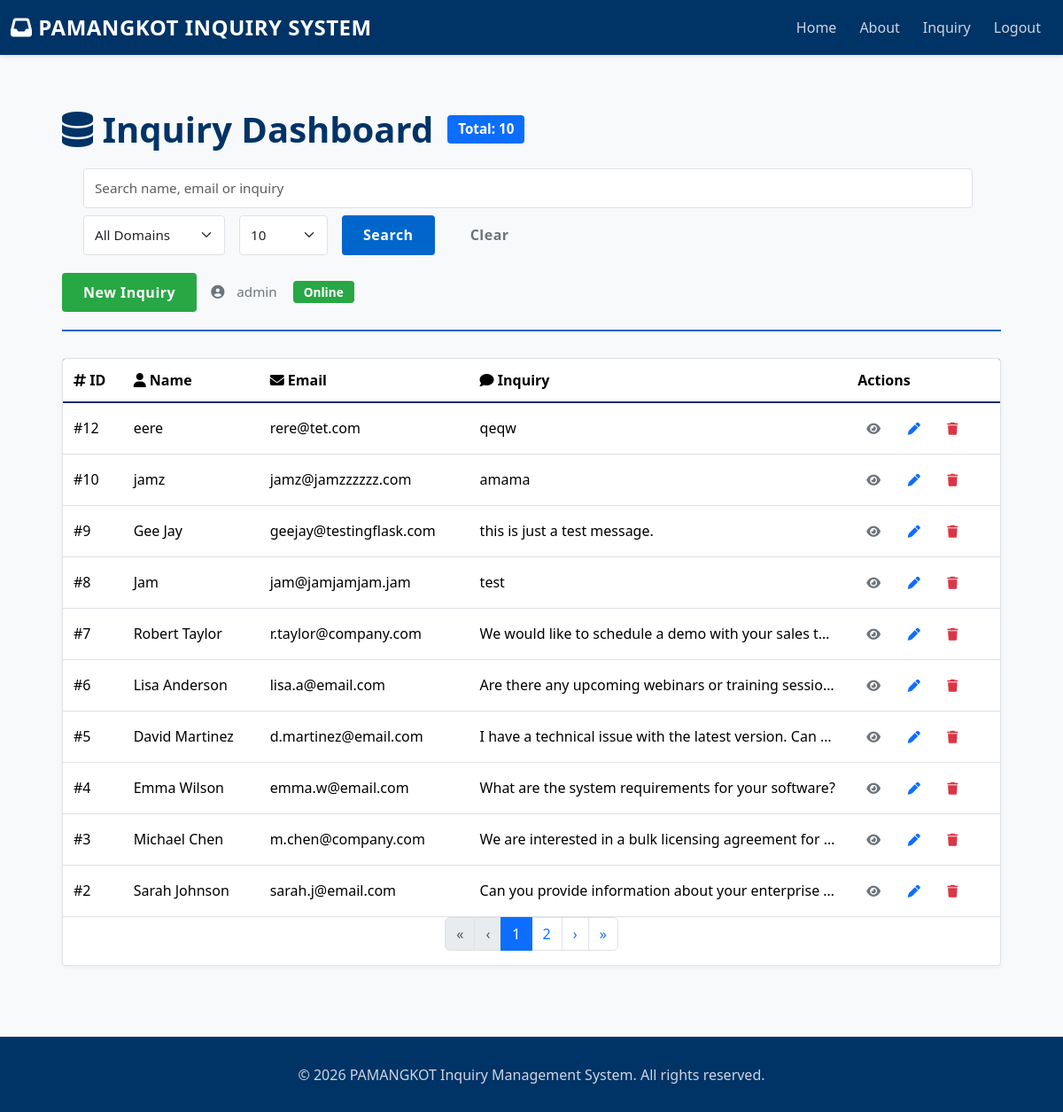
/display (signed in), run on the app's committed database.
### tables this page shows
CREATE TABLE inquiry (id integer primary key autoincrement, name text, email text, inquiry text);

### capstone.py (the view)
@app.route('/display')
def display():
    if 'user_logged_in' not in session:
        flash('Please log in to access the dashboard', 'warning')
        return redirect(url_for('index'))
    initDB()
    page = request.args.get('page', 1, type=int)
    per_page = request.args.get('per_page', 10, type=int)
    q = request.args.get('q', None)
    data, total = getInquiriesFiltered(search=q, page=page, per_page=per_page)
    total_pages = (total + per_page - 1) // per_page if per_page else 1
    return render_template('dashboard.html', data=data, page=page, per_page=per_page, total=total, total_pages=total_pages, q=q)

### capstone.py (called while the page is built, shortened)
def initDB():
    connection = sqlite3.connect("database.db")
    _cursor = connection.cursor()
    _cursor.execute("CREATE TABLE IF NOT EXISTS inquiry (id integer primary key autoincrement, name text, email text, inquiry text)")
    _cursor.execute("CREATE TABLE IF NOT EXISTS users (id integer primary key autoincrement, username text unique, password text)")
    _cursor.close()
    connection.commit()
    connection.close()

def getInquiriesFiltered(search=None, page=None, per_page=None, email_domain=None):
    connection = sqlite3.connect("database.db")
    _cursor = connection.cursor()
    params = []
    where_clauses = []
    if search:
        where_clauses.append("(name LIKE ? OR email LIKE ? OR inquiry LIKE ?)")
        like = f"%{search}%"
        params.extend([like, like, like])
    where_clause = "WHERE " + " AND ".join(where_clauses) if where_clauses else ""
    count_query = f"SELECT COUNT(*) FROM inquiry {where_clause}"
    _cursor.execute(count_query, params)
    total = _cursor.fetchone()[0]
    offset = (page - 1) * per_page
    query = f"SELECT * FROM inquiry {where_clause} ORDER BY id DESC LIMIT ? OFFSET ?"
    params.extend([per_page, offset])
    _cursor.execute(query, params)
    data = _cursor.fetchall()
    _cursor.close()
    connection.close()
    return data, total

### templates/dashboard.html (shortened to what this page needs)
{% extends "base.html" %}
{% block content %}
<div class="dashboard-wrapper">
    <div class="dashboard-container">
        <div class="dashboard-header">
            <div class="d-flex align-items-center header-left">
                <h1 class="mb-0"><i class="fas fa-database"></i> Inquiry Dashboard</h1>
                <span class="badge bg-primary ms-3" style="font-size:0.95rem; padding:8px 12px;">Total: {{ data|count }}</span>
            </div>
            <div class="header-middle flex-grow-1 mx-4">
                    <form method="get" class="d-flex flex-wrap gap-2" action="{{ url_for('dashboard') }}" aria-label="Search and filter inquiries">
                        <input type="text" name="q" class="form-control me-2" placeholder="Search name, email or inquiry" value="{{ q or '' }}" aria-label="Search">
                        <select name="email_domain" class="form-select me-2" style="max-width:160px;" aria-label="Filter by email domain">
                            <option value="">All Domains</option>
                        </select>
                        <select name="per_page" class="form-select me-2" style="max-width:100px;" aria-label="Results per page">
                            <option value="10" {% if per_page == 10 %}selected{% endif %}>10</option>
                        </select>
                        <button class="btn btn-primary me-2" type="submit">Search</button>
                        <a class="btn btn-outline-secondary" href="{{ url_for('dashboard') }}">Clear</a>
                    </form>
            </div>
            <div class="d-flex align-items-center header-right">
                <a href="{{ url_for('inquiry') }}" class="btn btn-success me-3">New Inquiry</a>
                <div class="user-info">
                    <i class="fas fa-user-circle"></i>
                    <span class="ms-1">{{ session.get('username', 'User') }}</span>
                    <span class="badge badge-success ms-2">Online</span>
                </div>
            </div>
        </div>
        {% if data %}
        <div class="table-wrapper">
            <div class="table-responsive">
                <table class="table">
                    <thead>
                        <tr>
                            <th><i class="fas fa-hashtag"></i> ID</th>
                            <th><i class="fas fa-user"></i> Name</th>
                            <th><i class="fas fa-envelope"></i> Email</th>
                            <th><i class="fas fa-comment"></i> Inquiry</th>
                            <th>Actions</th>
                        </tr>
                    </thead>
                    <tbody>
                        {% for record in data %}
                        <tr>
                            <td class="align-middle">#{{ record[0] }}</td>
                            <td class="align-middle">{{ record[1] }}</td>
                            <td class="align-middle truncate" title="{{ record[2] }}">{{ record[2] }}</td>
                            <td class="align-middle truncate" title="{{ record[3] }}">{{ record[3] }}</td>
                            <td class="align-middle">
                                <div class="action-btns">
                                    <button type="button" class="btn btn-sm btn-outline-secondary" data-bs-toggle="modal" data-bs-target="#inquiryModal" data-id="{{ record[0] }}" data-name="{{ record[1] }}" data-email="{{ record[2] }}" data-inquiry="{{ record[3] }}">
                                        <i class="fas fa-eye"></i>
                                    </button>
                                    <a href="{{ url_for('edit_inquiry', inquiry_id=record[0]) }}" class="btn btn-sm btn-outline-primary"><i class="fas fa-pen"></i></a>
                                    <form method="post" action="{{ url_for('delete_inquiry', inquiry_id=record[0]) }}" style="display:inline-block;">
                                        <button type="submit" class="btn btn-sm btn-outline-danger" onclick="return confirm('Delete this inquiry?');"><i class="fas fa-trash"></i></button>
                                    </form>
                                </div>
                            </td>
                        </tr>
                        {% endfor %}
                    </tbody>
                </table>
            </div>
            {% if total_pages and total_pages > 1 %}
            <nav aria-label="Page navigation">
                    <ul class="pagination justify-content-center">
                        <li class="page-item {% if page <= 1 %}disabled{% endif %}">
                            <a class="page-link" href="?q={{ q or '' }}&per_page={{ per_page }}&page=1" tabindex="-1" aria-label="First">«</a>
                        </li>
                        <li class="page-item {% if page <= 1 %}disabled{% endif %}">
                            <a class="page-link" href="?q={{ q or '' }}&per_page={{ per_page }}&page={{ page-1 }}" tabindex="-1" aria-label="Previous">‹</a>
                        </li>
                        {% set start_page = page - 2 if page - 2 > 1 else 1 %}
                        {% set end_page = page + 2 if page + 2 < total_pages else total_pages %}
                        {% for p in range(start_page, end_page + 1) %}
                            <li class="page-item {% if p == page %}active{% endif %}"><a class="page-link" href="?q={{ q or '' }}&per_page={{ per_page }}&page={{ p }}">{{ p }}</a></li>
                        {% endfor %}
                        <li class="page-item {% if page >= total_pages %}disabled{% endif %}">
                            <a class="page-link" href="?q={{ q or '' }}&per_page={{ per_page }}&page={{ page+1 }}" aria-label="Next">›</a>
                        </li>
                        <li class="page-item {% if page >= total_pages %}disabled{% endif %}">
                            <a class="page-link" href="?q={{ q or '' }}&per_page={{ per_page }}&page={{ total_pages }}" aria-label="Last">»</a>
                        </li>
                    </ul>
            </nav>
            {% endif %}
        </div>
        {% else %}
        <div class="empty-state">
            <i class="fas fa-inbox"></i>
            <h3>No Data Available</h3>
            <p>The inquiry database is currently empty.</p>
        </div>
        {% endif %}
    </div>
</div>
{% endblock %}

### templates/base.html (shortened to what this page needs)
<!DOCTYPE html>
<html lang="en">
<head>
    <link href="https://cdn.jsdelivr.net/npm/bootstrap@5.3.8/dist/css/bootstrap.min.css" rel="stylesheet">
    <link href="https://cdnjs.cloudflare.com/ajax/libs/font-awesome/6.4.0/css/all.min.css" rel="stylesheet">
</head>
<body>
    <nav class="navbar navbar-expand-lg navbar-dark">
        <div class="container-fluid">
            <a class="navbar-brand" href="/">
                <i class="fas fa-inbox"></i> PAMANGKOT INQUIRY SYSTEM
            </a>
            <div class="collapse navbar-collapse" id="navbarNav">
                <ul class="navbar-nav ms-auto">
                    <li class="nav-item"><a class="nav-link" href="/">Home</a></li>
                    <li class="nav-item"><a class="nav-link" href="/about">About</a></li>
                    <li class="nav-item"><a class="nav-link" href="/inquiry">Inquiry</a></li>
                    {% if session.get('user_logged_in') %}
                    <li class="nav-item"><a class="nav-link" href="/logout">Logout</a></li>
                    {% else %}
                    <li class="nav-item"><a class="nav-link" href="/login">Login</a></li>
                    {% endif %}
                </ul>
            </div>
        </div>
    </nav>
    <main>
        <div class="container w-100">
            {% block content %}{% endblock %}
        </div>
    </main>
    <footer class="mt-auto">
        <p>&copy; 2026 PAMANGKOT Inquiry Management System. All rights reserved.</p>
    </footer>
</body>
</html>

### templates/base.html (style rules this page uses)
* { margin: 0; padding: 0; box-sizing: border-box; }
:root { --primary-color: #003366; --secondary-color: #0066cc; --accent-color: #1a8cff; --light-bg: #f8f9fa; --card-bg: #ffffff; --border-color: #dee2e6; --text-primary: #212529; --text-secondary: #6c757d; --success-color: #28a745; --danger-color: #dc3545; }
body { background-color: var(--light-bg); color: var(--text-primary); font-family: 'Segoe UI', Tahoma, Geneva, Verdana, sans-serif; min-height: 100vh; display: flex; flex-direction: column; }
main { flex: 1; display: flex; align-items: center; justify-content: center; }
.navbar { background-color: var(--primary-color); box-shadow: 0 2px 4px rgba(0, 0, 0, 0.1); }
.navbar-brand { font-size: 1.5rem; font-weight: 600; color: #ffffff !important; letter-spacing: 0.5px; }
.nav-link { color: rgba(255, 255, 255, 0.8) !important; margin: 0 5px; font-weight: 500; transition: all 0.3s ease; }
.container { padding: 20px; }
.form-control, .form-select, textarea { border: 1px solid var(--border-color); border-radius: 4px; padding: 10px 12px; font-size: 0.95rem; transition: all 0.3s ease; }
.btn { border-radius: 4px; font-weight: 600; padding: 10px 24px; border: none; transition: all 0.3s ease; text-transform: capitalize; letter-spacing: 0.5px; }
.btn-primary { background-color: var(--secondary-color); color: #ffffff; }
.btn-success { background-color: var(--success-color); color: #ffffff; }
.table { color: var(--text-primary); border-color: var(--border-color); }
.table thead { background-color: var(--primary-color); color: #ffffff; }
.table thead th { border-bottom: 2px solid var(--primary-color); font-weight: 600; padding: 12px; }
.table tbody tr { transition: all 0.3s ease; border-bottom: 1px solid var(--border-color); }
.table tbody td { padding: 12px; vertical-align: middle; }
h1, h2, h3, h4, h5, h6 { color: var(--primary-color); font-weight: 600; margin-bottom: 15px; }
h1 { font-size: 2.5rem; border-bottom: 3px solid var(--secondary-color); padding-bottom: 15px; }
footer { background-color: var(--primary-color); color: rgba(255, 255, 255, 0.8); padding: 30px 0; text-align: center; border-top: 1px solid rgba(255, 255, 255, 0.1); font-weight: 500; }
footer p { margin: 0; }
.badge { padding: 6px 12px; border-radius: 4px; font-weight: 600; font-size: 0.85rem; }
.badge-success { background-color: var(--success-color); color: #ffffff; }

### templates/dashboard.html (style rules this page uses)
.dashboard-wrapper { width: 100%; padding: 40px 20px; }
.dashboard-container { max-width: 1200px; margin: 0 auto; }
.dashboard-header { display: flex; justify-content: space-between; align-items: center; margin-bottom: 30px; padding-bottom: 20px; border-bottom: 2px solid var(--secondary-color); flex-wrap: wrap; gap: 20px; }
.dashboard-header h1 { margin: 0; border-bottom: none; padding-bottom: 0; }
.user-info { display: flex; align-items: center; gap: 10px; color: var(--text-secondary); font-weight: 500; font-size: 0.95rem; }
.user-info .badge { background-color: var(--success-color); }
.table-wrapper { background: var(--card-bg); border: 1px solid var(--border-color); border-radius: 4px; box-shadow: 0 2px 4px rgba(0, 0, 0, 0.05); overflow: hidden; margin-bottom: 20px; }
.table-wrapper .table { margin-bottom: 0; }
.truncate { max-width: 380px; white-space: nowrap; overflow: hidden; text-overflow: ellipsis; }
.action-btns .btn { margin-right: 6px; padding: 6px 10px; }

### data on the page
inquiry: id "12", name "eere", email "rere@tet.com", inquiry "qeqw"
inquiry: id "10", name "jamz", email "jamz@jamzzzzzz.com", inquiry "amama"
inquiry: id "9", name "Gee Jay", email "geejay@testingflask.com", inquiry "this is just a test message."
inquiry: id "8", name "Jam", email "jam@jamjamjam.jam", inquiry "test"
inquiry: id "7", name "Robert Taylor", email "r.taylor@company.com", inquiry "We would like to schedule a demo with your sales t…"
inquiry: id "6", name "Lisa Anderson", email "lisa.a@email.com", inquiry "Are there any upcoming webinars or training sessio…"
inquiry: id "5", name "David Martinez", email "d.martinez@email.com", inquiry "I have a technical issue with the latest version. Can…"
inquiry: id "4", name "Emma Wilson", email "emma.w@email.com", inquiry "What are the system requirements for your software?"
inquiry: id "3", name "Michael Chen", email "m.chen@company.com", inquiry "We are interested in a bulk licensing agreement for…"
inquiry: id "2", name "Sarah Johnson", email "sarah.j@email.com", inquiry "Can you provide information about your enterprise…"

### other printed values
{{ data|count }} "10"
{{ session.get('username', 'User') }} "admin"
{{ p }} "1" "2"
